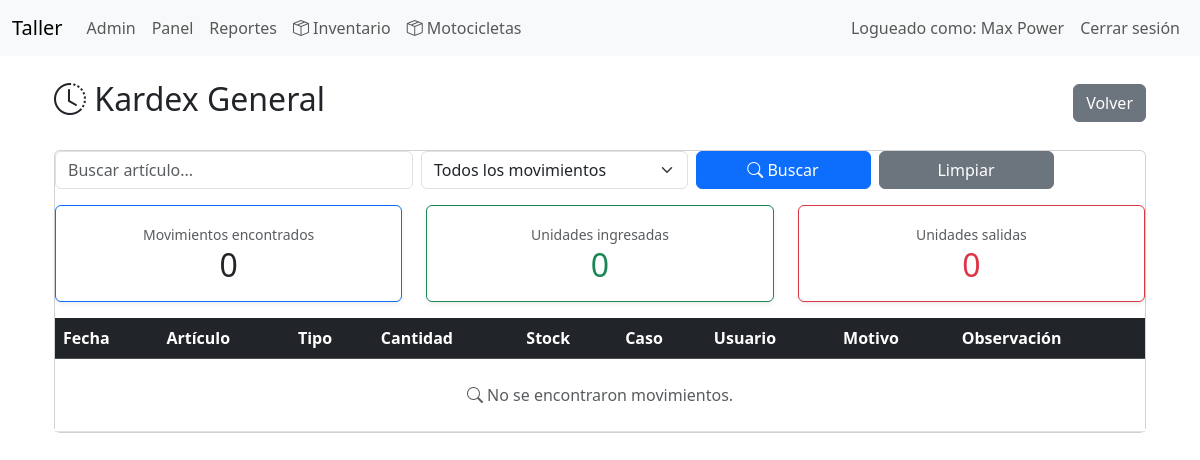
The app's page /index.php?controller=inventory&action=kardex (signed in), older data.
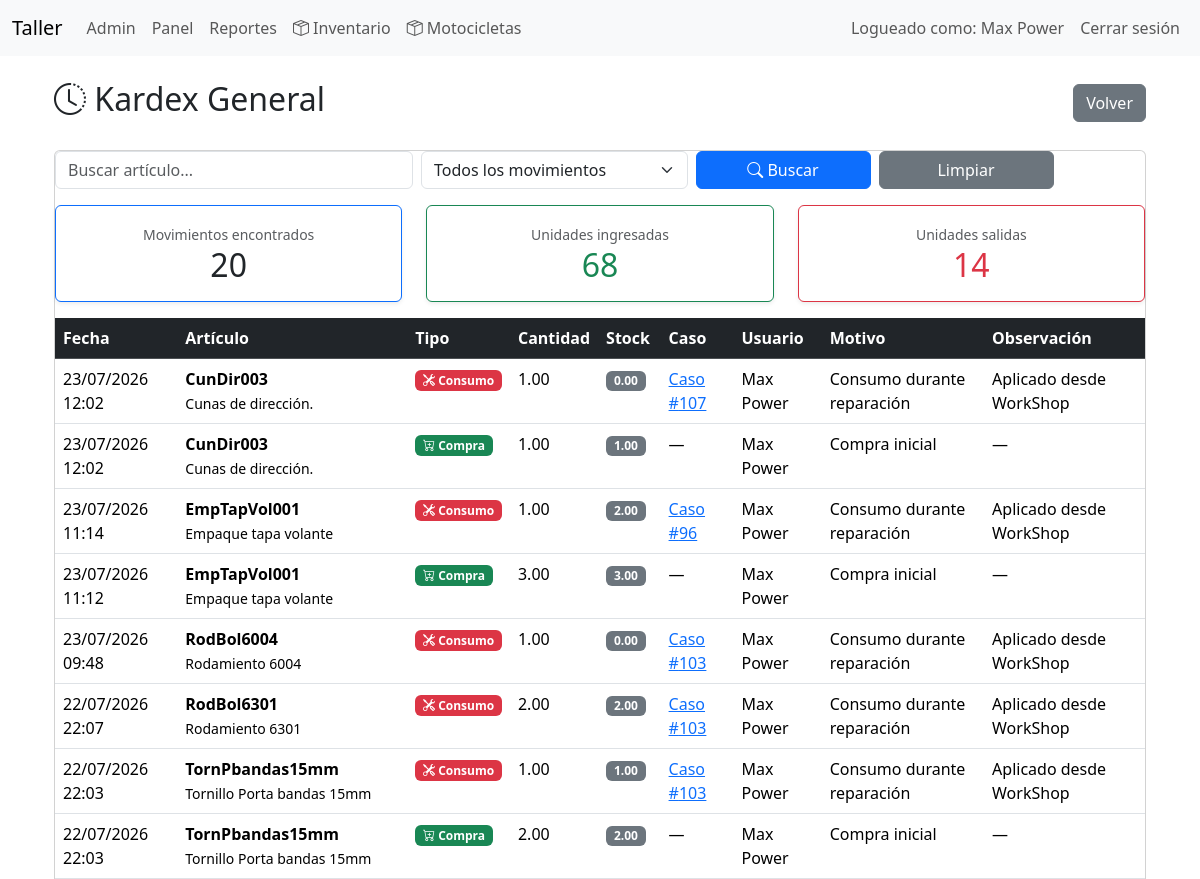
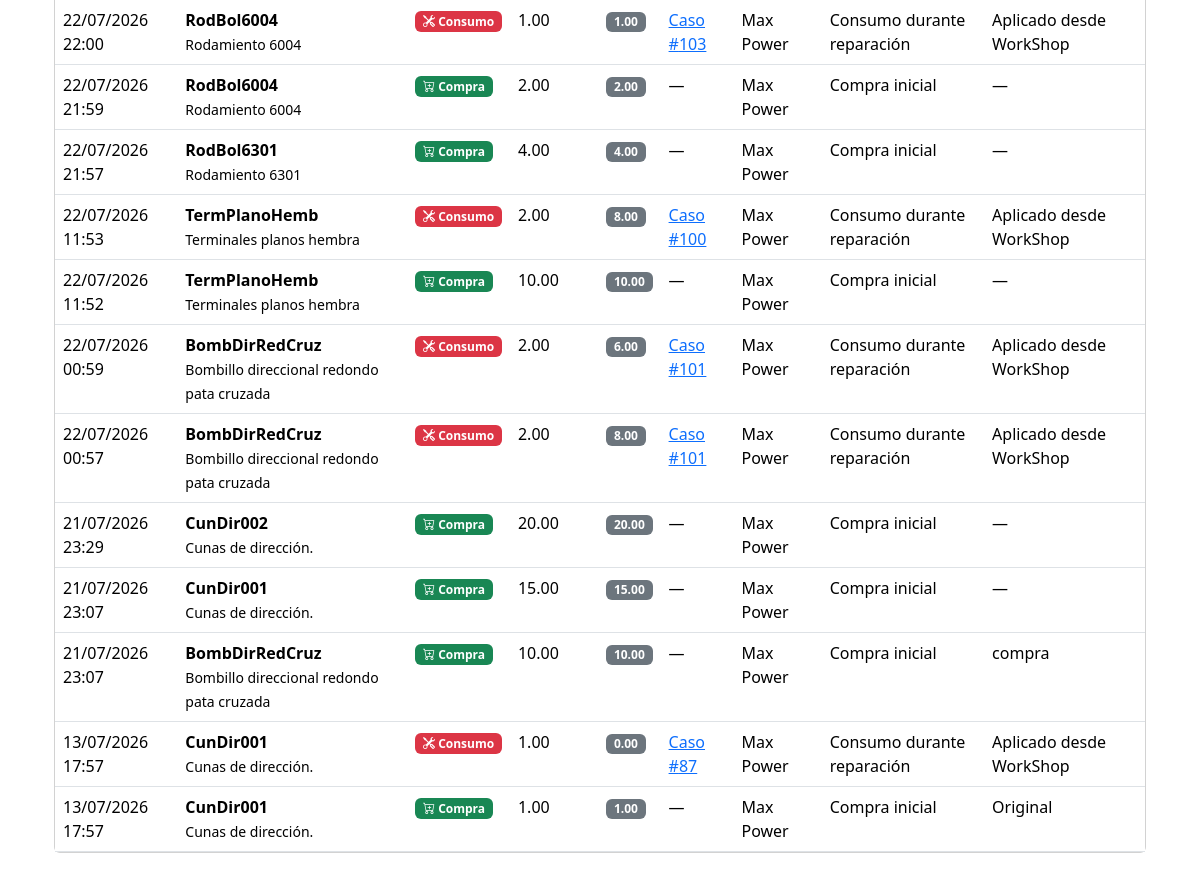
The same page, newer data (2 pictures, top to bottom).
### tables this page shows
CREATE TABLE `movimientos_inventario` (
  `id` int(11) NOT NULL,
  `parte_id` int(11) NOT NULL,
  `usuario_id` int(11) NOT NULL,
  `caso_id` int(11) DEFAULT NULL,
  `tipo` enum('compra','consumo','ajuste_entrada','ajuste_salida') NOT NULL,
  `motivo` varchar(255) DEFAULT NULL,
  `cantidad` decimal(12,2) NOT NULL,
  `stock_resultante` decimal(12,2) NOT NULL DEFAULT 0.00,
  `costo_unitario` decimal(10,2) DEFAULT NULL,
  `observacion` text DEFAULT NULL,
  `fecha` datetime NOT NULL DEFAULT current_timestamp()
);

CREATE TABLE `partes` (
  `id` int(11) NOT NULL,
  `codigo` varchar(60) NOT NULL,
  `categoria_id` int(11) DEFAULT NULL,
  `tipo` enum('repuesto','insumo','herramienta') NOT NULL DEFAULT 'repuesto',
  `nombre` varchar(150) NOT NULL,
  `marca` varchar(100) DEFAULT NULL,
  `fabricante_repuesto_id` int(11) DEFAULT NULL,
  `numero_parte` varchar(100) DEFAULT NULL,
  `created_by` int(11) DEFAULT NULL,
  `unidad` enum('Unidad','Juego','Par','Litro','Mililitro','Kilogramo','Gramo','Metro','Centimetro') NOT NULL DEFAULT 'Unidad',
  `stock_actual` decimal(12,2) NOT NULL DEFAULT 0.00,
  `stock_reservado` decimal(12,2) NOT NULL DEFAULT 0.00,
  `stock_minimo` decimal(12,2) NOT NULL DEFAULT 0.00,
  `costo` decimal(10,2) NOT NULL DEFAULT 0.00,
  `precio_venta` decimal(10,2) NOT NULL DEFAULT 0.00,
  `ubicacion` varchar(120) DEFAULT NULL,
  `codigo_barras` varchar(100) DEFAULT NULL,
  `imagen` varchar(255) DEFAULT NULL,
  `activo` tinyint(1) NOT NULL DEFAULT 1,
  `created_at` datetime NOT NULL DEFAULT current_timestamp(),
  `updated_at` datetime NOT NULL DEFAULT current_timestamp() ON UPDATE current_timestamp()
);

CREATE TABLE `casos` (
  `id` int(11) NOT NULL,
  `vehiculo_id` int(11) NOT NULL,
  `mecanico_id` int(11) DEFAULT NULL,
  `fecha_ingreso` date DEFAULT NULL,
  `hora_ingreso` time DEFAULT NULL,
  `causa` text DEFAULT NULL,
  `observaciones` text DEFAULT NULL,
  `diagnostico` text DEFAULT NULL,
  `estado` enum('abierto','cerrado') DEFAULT 'abierto',
  `fecha_cierre` datetime DEFAULT NULL,
  `cerrado_por` int(11) DEFAULT NULL,
  `precio_cobrado` int(11) DEFAULT NULL,
  `descuento` int(11) DEFAULT 0,
  `utilidad` decimal(10,2) DEFAULT 0.00
);

CREATE TABLE `usuarios` (
  `id` int(11) NOT NULL,
  `nombre` varchar(150) NOT NULL,
  `usuario` varchar(100) NOT NULL,
  `contraseña_hash` varchar(255) NOT NULL,
  `rol` enum('admin','mecanico') NOT NULL DEFAULT 'mecanico',
  `fecha_creacion` datetime NOT NULL
);

### app/controllers/BaseController.php (called while the page is built, shortened)
<?php
abstract class BaseController
{
    protected function render(string $view, array $data = []): void
    {
        extract($data);
        require __DIR__ . '/../views/layouts/header.php';
        require __DIR__ . '/../views/' . $view . '.php';
        require __DIR__ . '/../views/layouts/footer.php';
    }
}

### app/controllers/InventoryController.php (called while the page is built, shortened)
<?php
class InventoryController extends BaseController
{
    private Part $partModel;
    public function __construct(PDO $pdo)
    {
        $this->partModel = new Part($pdo);
    }
    public function kardex(): void
    {
        $filters = [
            'buscar' => trim($_GET['buscar'] ?? ''),
            'tipo' => trim($_GET['tipo'] ?? '')
        ];
        $movements = $this->partModel->getAllMovements($filters);
        $summary = [
            'movimientos' => count($movements),
            'entradas' => 0,
            'salidas' => 0
        ];
        foreach ($movements as $m) {
            if (in_array($m['tipo'], ['compra', 'ajuste_entrada'])) {
                $summary['entradas'] += $m['cantidad'];
            }
            if (in_array($m['tipo'], ['consumo', 'ajuste_salida'])) {
                $summary['salidas'] += $m['cantidad'];
            }
        }
        $this->render(
            'inventory/kardex',
            [
                'title'     => 'Kardex General',
                'movements' => $movements,
                'filters'   => $filters,
                'summary'   => $summary
            ]
        );
    }
}

### app/models/BaseModel.php (called while the page is built, shortened)
<?php
class BaseModel
{
    public function __construct(PDO $pdo)
    {
        $this->db = $pdo;
    }
}

### app/models/Part.php (called while the page is built, shortened)
<?php
class Part extends BaseModel
{
    public function getAllMovements(array $filters = []): array
    {
        $sql = "
        SELECT
            m.*,
            p.codigo,
            p.nombre AS articulo,
            u.nombre AS usuario,
            c.id AS caso
        FROM movimientos_inventario m
        INNER JOIN partes p
            ON p.id = m.parte_id
        INNER JOIN usuarios u
            ON u.id = m.usuario_id
        LEFT JOIN casos c
            ON c.id = m.caso_id
    ";
        $params = [];
        $sql .= "
        ORDER BY
            m.fecha DESC,
            m.id DESC
    ";
        $stmt = $this->db->prepare($sql);
        $stmt->execute($params);
        return $stmt->fetchAll(PDO::FETCH_ASSOC);
    }
}

### app/views/inventory/kardex.php (the view, shortened to what the changed rows need)
<div class="container mt-4">
    <div class="d-flex justify-content-between align-items-center mb-4">
        <h2>
            <i class="bi bi-clock-history"></i>
            Kardex General
        </h2>
        <a
            href="index.php?controller=inventory"
            class="btn btn-secondary">
            Volver
        </a>
    </div>
    <div class="card">
        <div class="card-body p-0">
            <form class="row g-2 mb-3" method="GET">
                <div class="col-md-4">
                    <input
                        type="text"
                        class="form-control"
                        name="buscar"
                        placeholder="Buscar artículo..."
                        value="<?= htmlspecialchars($_GET['buscar'] ?? '') ?>">
                </div>
                <div class="col-md-3">
                    <select
                        name="tipo"
                        class="form-select">
                        <option
                            value=""
                            <?= empty($filters['tipo']) ? 'selected' : '' ?>>
                            Todos los movimientos
                        </option>
                    </select>
                </div>
                <div class="col-md-2">
                    <button class="btn btn-primary w-100">
                        <i class="bi bi-search"></i>
                        Buscar
                    </button>
                </div>
                <div class="col-md-2">
                    <a
                        href="index.php?controller=inventory&action=kardex"
                        class="btn btn-secondary w-100">
                        Limpiar
                    </a>
                </div>
            </form>
            <div class="row mb-3">
                <div class="col-md-4">
                    <div class="card border-primary shadow-sm">
                        <div class="card-body text-center">
                            <small class="text-muted">
                                Movimientos encontrados
                            </small>
                            <h2 class="mb-0">
                                <?= number_format($summary['movimientos']) ?>
                            </h2>
                        </div>
                    </div>
                </div>
                <div class="col-md-4">
                    <div class="card border-success shadow-sm">
                        <div class="card-body text-center">
                            <small class="text-muted">
                                Unidades ingresadas
                            </small>
                            <h2 class="mb-0 text-success">
                                <?= number_format($summary['entradas']) ?>
                            </h2>
                        </div>
                    </div>
                </div>
                <div class="col-md-4">
                    <div class="card border-danger shadow-sm">
                        <div class="card-body text-center">
                            <small class="text-muted">
                                Unidades salidas
                            </small>
                            <h2 class="mb-0 text-danger">
                                <?= number_format($summary['salidas']) ?>
                            </h2>
                        </div>
                    </div>
                </div>
            </div>
            <table class="table table-hover mb-0">
                <thead class="table-dark">
                    <tr>
                        <th>Fecha</th>
                        <th>Artículo</th>
                        <th>Tipo</th>
                        <th>Cantidad</th>
                        <th>Stock</th>
                        <th>Caso</th>
                        <th>Usuario</th>
                        <th>Motivo</th>
                        <th>Observación</th>
                    </tr>
                </thead>
                <tbody>
                    <?php if (empty($movements)): ?>
                        <tr>
                            <td colspan="9" class="text-center text-muted p-4">
                                <i class="bi bi-search"></i>
                                No se encontraron movimientos.
                            </td>
                        </tr>
                    <?php else: ?>
                        <?php foreach ($movements as $m): ?>
                            <tr>
                                <td>
                                    <?= date('d/m/Y H:i', strtotime($m['fecha'])) ?>
                                </td>
                                <td>
                                    <strong><?= htmlspecialchars($m['codigo']) ?></strong><br>
                                    <small><?= htmlspecialchars($m['articulo']) ?></small>
                                </td>
                                <td>
                                    <?php
                                    switch ($m['tipo']) {
                                        case 'compra':
                                            echo '<span class="badge bg-success">
            <i class="bi bi-cart-plus"></i>
            Compra
          </span>';
                                            break;
                                        case 'consumo':
                                            echo '<span class="badge bg-danger">
            <i class="bi bi-tools"></i>
            Consumo
          </span>';
                                            break;
                                    }
                                    ?>
                                </td>
                                <td>
                                    <?= $m['cantidad'] ?>
                                </td>
                                <td>
                                    <span class="badge bg-secondary">
                                        <?= $m['stock_resultante'] ?>
                                    </span>
                                </td>
                                <td>
                                    <?php if ($m['caso']): ?>
                                        <a
                                            href="index.php?controller=mechanic&action=viewCase&case_id=<?= $m['caso'] ?>">
                                            Caso #<?= $m['caso'] ?>
                                        </a>
                                    <?php else: ?>
                                        —
                                    <?php endif; ?>
                                </td>
                                <td>
                                    <?= htmlspecialchars($m['usuario']) ?>
                                </td>
                                <td>
                                    <?= htmlspecialchars($m['motivo']) ?>
                                </td>
                                <td>
                                    <?= htmlspecialchars($m['observacion'] ?: '—') ?>
                                </td>
                            </tr>
                        <?php endforeach; ?>
                    <?php endif; ?>
                </tbody>
            </table>
        </div>
    </div>
</div>

Row changes from the older to the newer data that the page shows:
added movimientos_inventario: fecha "23/07/2026 12:02", parte.codigo "CunDir003", parte.nombre "Cunas de dirección.", tipo "consumo" (drawn), cantidad "1.00", stock_resultante "0.00", caso "107", usuario.nombre "Max Power", motivo "Consumo durante reparación", observacion "Aplicado desde WorkShop"
added movimientos_inventario: fecha "23/07/2026 12:02", parte.codigo "CunDir003", parte.nombre "Cunas de dirección.", tipo "compra" (drawn), cantidad "1.00", stock_resultante "1.00", usuario.nombre "Max Power", motivo "Compra inicial", observacion "—"
added movimientos_inventario: fecha "23/07/2026 11:14", parte.codigo "EmpTapVol001", parte.nombre "Empaque tapa volante", tipo "consumo" (drawn), cantidad "1.00", stock_resultante "2.00", caso "96", usuario.nombre "Max Power", motivo "Consumo durante reparación", observacion "Aplicado desde WorkShop"
added movimientos_inventario: fecha "23/07/2026 11:12", parte.codigo "EmpTapVol001", parte.nombre "Empaque tapa volante", tipo "compra" (drawn), cantidad "3.00", stock_resultante "3.00", usuario.nombre "Max Power", motivo "Compra inicial", observacion "—"
added movimientos_inventario: fecha "23/07/2026 09:48", parte.codigo "RodBol6004", parte.nombre "Rodamiento 6004", tipo "consumo" (drawn), cantidad "1.00", stock_resultante "0.00", caso "103", usuario.nombre "Max Power", motivo "Consumo durante reparación", observacion "Aplicado desde WorkShop"
added movimientos_inventario: fecha "22/07/2026 22:07", parte.codigo "RodBol6301", parte.nombre "Rodamiento 6301", tipo "consumo" (drawn), cantidad "2.00", stock_resultante "2.00", caso "103", usuario.nombre "Max Power", motivo "Consumo durante reparación", observacion "Aplicado desde WorkShop"
added movimientos_inventario: fecha "22/07/2026 22:03", parte.codigo "TornPbandas15mm", parte.nombre "Tornillo Porta bandas 15mm", tipo "consumo" (drawn), cantidad "1.00", stock_resultante "1.00", caso "103", usuario.nombre "Max Power", motivo "Consumo durante reparación", observacion "Aplicado desde WorkShop"
added movimientos_inventario: fecha "22/07/2026 22:03", parte.codigo "TornPbandas15mm", parte.nombre "Tornillo Porta bandas 15mm", tipo "compra" (drawn), cantidad "2.00", stock_resultante "2.00", usuario.nombre "Max Power", motivo "Compra inicial", observacion "—"
added movimientos_inventario: fecha "22/07/2026 22:00", parte.codigo "RodBol6004", parte.nombre "Rodamiento 6004", tipo "consumo" (drawn), cantidad "1.00", stock_resultante "1.00", caso "103", usuario.nombre "Max Power", motivo "Consumo durante reparación", observacion "Aplicado desde WorkShop"
added movimientos_inventario: fecha "22/07/2026 21:59", parte.codigo "RodBol6004", parte.nombre "Rodamiento 6004", tipo "compra" (drawn), cantidad "2.00", stock_resultante "2.00", usuario.nombre "Max Power", motivo "Compra inicial", observacion "—"
added movimientos_inventario: fecha "22/07/2026 21:57", parte.codigo "RodBol6301", parte.nombre "Rodamiento 6301", tipo "compra" (drawn), cantidad "4.00", stock_resultante "4.00", usuario.nombre "Max Power", motivo "Compra inicial", observacion "—"
added movimientos_inventario: fecha "22/07/2026 11:53", parte.codigo "TermPlanoHemb", parte.nombre "Terminales planos hembra", tipo "consumo" (drawn), cantidad "2.00", stock_resultante "8.00", caso "100", usuario.nombre "Max Power", motivo "Consumo durante reparación", observacion "Aplicado desde WorkShop"
added movimientos_inventario: fecha "22/07/2026 11:52", parte.codigo "TermPlanoHemb", parte.nombre "Terminales planos hembra", tipo "compra" (drawn), cantidad "10.00", stock_resultante "10.00", usuario.nombre "Max Power", motivo "Compra inicial", observacion "—"
added movimientos_inventario: fecha "22/07/2026 00:59", parte.codigo "BombDirRedCruz", parte.nombre "Bombillo direccional redondo pata cruzada", tipo "consumo" (drawn), cantidad "2.00", stock_resultante "6.00", caso "101", usuario.nombre "Max Power", motivo "Consumo durante reparación", observacion "Aplicado desde WorkShop"
added movimientos_inventario: fecha "22/07/2026 00:57", parte.codigo "BombDirRedCruz", parte.nombre "Bombillo direccional redondo pata cruzada", tipo "consumo" (drawn), cantidad "2.00", stock_resultante "8.00", caso "101", usuario.nombre "Max Power", motivo "Consumo durante reparación", observacion "Aplicado desde WorkShop"
added movimientos_inventario: fecha "21/07/2026 23:29", parte.codigo "CunDir002", parte.nombre "Cunas de dirección.", tipo "compra" (drawn), cantidad "20.00", stock_resultante "20.00", usuario.nombre "Max Power", motivo "Compra inicial", observacion "—"
added movimientos_inventario: fecha "21/07/2026 23:07", parte.codigo "CunDir001", parte.nombre "Cunas de dirección.", tipo "compra" (drawn), cantidad "15.00", stock_resultante "15.00", usuario.nombre "Max Power", motivo "Compra inicial", observacion "—"
added movimientos_inventario: fecha "21/07/2026 23:07", parte.codigo "BombDirRedCruz", parte.nombre "Bombillo direccional redondo pata cruzada", tipo "compra" (drawn), cantidad "10.00", stock_resultante "10.00", usuario.nombre "Max Power", motivo "Compra inicial", observacion "compra"
added movimientos_inventario: fecha "13/07/2026 17:57", parte.codigo "CunDir001", parte.nombre "Cunas de dirección.", tipo "consumo" (drawn), cantidad "1.00", stock_resultante "0.00", caso "87", usuario.nombre "Max Power", motivo "Consumo durante reparación", observacion "Aplicado desde WorkShop"
added movimientos_inventario: fecha "13/07/2026 17:57", parte.codigo "CunDir001", parte.nombre "Cunas de dirección.", tipo "compra" (drawn), cantidad "1.00", stock_resultante "1.00", usuario.nombre "Max Power", motivo "Compra inicial", observacion "Original"
Text that changed along with them:
$summary['movimientos']: "0" → "20"
$summary['entradas']: "0" → "68"
$summary['salidas']: "0" → "14"
text no longer shown: "No se encontraron movimientos."
